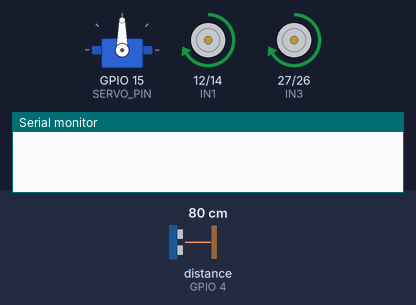
This sketch was run on a simulated ESP32. Shown: servo, motor-driver pin pairs drawn as motors (green arrow = first pin HIGH = forward, orange = second pin HIGH = backward, longer = more drive, scaled by the enable pin), the last lines printed to the serial monitor. Wiring (inferred from the names in the program): ultrasonic range finder: trigger GPIO 32; echo GPIO 4. The test bench sets the inputs (shaded band); at power-on: distance to the obstacle (sensor on GPIO 4) 80 cm. The echo pulse lasts 58.3 µs per cm; the audio player accepts every command and is not drawn.

Above: at 1.7 s.
1.8 s: distance to the obstacle (sensor on GPIO 4) set to 32 cm
3.3 s: distance to the obstacle (sensor on GPIO 4) set to 27 cm
At 4.9 s:
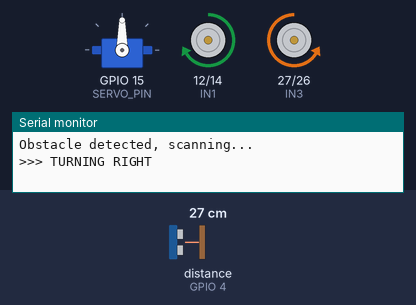
6.3 s: distance to the obstacle (sensor on GPIO 4) set to 2 cm
9.3 s: distance to the obstacle (sensor on GPIO 4) set to 35 cm
At 9.9 s:
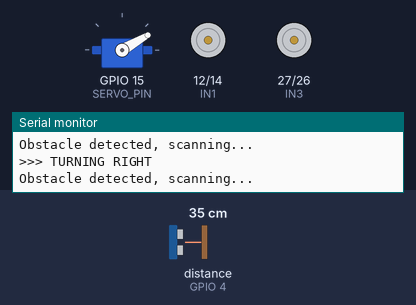
12.2 s: distance to the obstacle (sensor on GPIO 4) set to 4 cm
At 12.8 s:
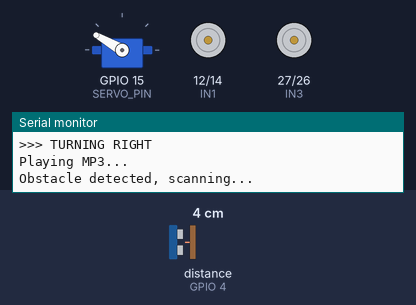
Timing chart, 0 to 16.2 s (numbered marks = the images above; inputs shaded):
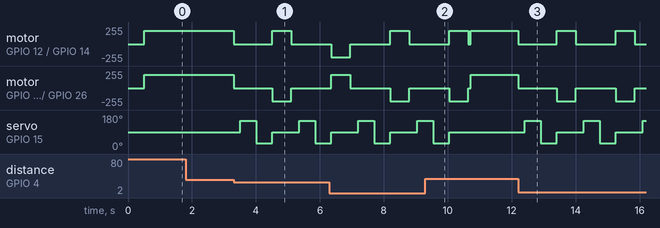

Measured:
- the behaviour switches between 31 and 30 cm on distance to the obstacle (sensor on GPIO 4) (found by bisection; images 0 and 1)
- after the input at 1.8 s, every drawn part: stays the same
- after the input at 3.3 s, motor on GPIO 12 (IN1) / GPIO 14 (IN2): forward 200/255 → stopped at once, → forward 200/255 1.2 s later, → stopped 0.60 s later; motor on GPIO 27 (IN3) / GPIO 26 (IN4): forward 200/255 → stopped at once, → backward 200/255 1.2 s later, → stopped 0.60 s later
- after the input at 9.3 s, servo on GPIO 15 (SERVO_PIN): goes on until 10.0 s, then stays 90°
- after the input at 12.2 s, motor on GPIO 12 (IN1) / GPIO 14 (IN2): alternates forward 200/255 for 0.60 s and stopped for 1.2 s, starting at once; motor on GPIO 27 (IN3) / GPIO 26 (IN4): alternates backward 200/255 for 0.60 s and stopped for 1.2 s, starting at once

The sketch:

Car4_SearchAndRescue_v1_Autonomous.ino
```cpp
#include <ESP32Servo.h>
#include "SoftwareSerial.h"
#include "DFRobotDFPlayerMini.h"

// --- Pins Definition ---
#define IN1 12
#define IN2 14
#define IN3 27
#define IN4 26
#define ENA 25
#define ENB 33

#define TRIG_PIN 32
#define ECHO_PIN 4
#define SERVO_PIN 15

// --- Objects & Variables ---
SoftwareSerial mySoftwareSerial(16, 17); // RX, TX
DFRobotDFPlayerMini myDFPlayer;
Servo scanServo;

int MOTOR_SPEED = 200;
unsigned long lastPlayTime = 0; // Added: Needed for the 10-second timer

// --- Motor Functions ---
void robotForward() {
  digitalWrite(IN1, HIGH);
  digitalWrite(IN2, LOW);
  digitalWrite(IN3, HIGH);
  digitalWrite(IN4, LOW);
  analogWrite(ENA, MOTOR_SPEED);
  analogWrite(ENB, MOTOR_SPEED);
}

void robotBackward() {
  digitalWrite(IN1, LOW);
  digitalWrite(IN2, HIGH);
  digitalWrite(IN3, LOW);
  digitalWrite(IN4, HIGH);
  analogWrite(ENA, MOTOR_SPEED);
  analogWrite(ENB, MOTOR_SPEED);
}

void robotLeft() {
  digitalWrite(IN1, LOW);
  digitalWrite(IN2, HIGH);
  digitalWrite(IN3, HIGH);
  digitalWrite(IN4, LOW);
  analogWrite(ENA, MOTOR_SPEED);
  analogWrite(ENB, MOTOR_SPEED);
}

void robotRight() {
  digitalWrite(IN1, HIGH);
  digitalWrite(IN2, LOW);
  digitalWrite(IN3, LOW);
  digitalWrite(IN4, HIGH);
  analogWrite(ENA, MOTOR_SPEED);
  analogWrite(ENB, MOTOR_SPEED);
}

void robotStop() {
  digitalWrite(IN1, LOW);
  digitalWrite(IN2, LOW);
  digitalWrite(IN3, LOW);
  digitalWrite(IN4, LOW);
  analogWrite(ENA, 0);
  analogWrite(ENB, 0);
}

// --- Sensor Functions ---
int getUltrasonicDistance() {
  digitalWrite(TRIG_PIN, LOW);
  delayMicroseconds(2);
  digitalWrite(TRIG_PIN, HIGH);
  delayMicroseconds(10);
  digitalWrite(TRIG_PIN, LOW);
  long duration = pulseIn(ECHO_PIN, HIGH, 30000);
  if (duration == 0) return 999;
  return duration * 0.034 / 2;
}

// Added: This function makes the servo look Left and Right
int scanBestDirection() {
  int leftDist, rightDist;

  scanServo.write(150); // Look Left
  delay(500);
  leftDist = getUltrasonicDistance();

  scanServo.write(30);  // Look Right
  delay(500);
  rightDist = getUltrasonicDistance();

  scanServo.write(90);  // Center

  if (leftDist > rightDist) return 150; // Return left angle
  else return 30; // Return right angle
}

// --- Setup ---
void setup() {
    Serial.begin(115200);

    pinMode(IN1, OUTPUT);
    pinMode(IN2, OUTPUT);
    pinMode(IN3, OUTPUT);
    pinMode(IN4, OUTPUT);
    pinMode(ENA, OUTPUT);
    pinMode(ENB, OUTPUT);

    pinMode(TRIG_PIN, OUTPUT);
    pinMode(ECHO_PIN, INPUT);

    scanServo.attach(SERVO_PIN);
    scanServo.write(90); // Start centered

    mySoftwareSerial.begin(9600);
    if (myDFPlayer.begin(mySoftwareSerial)) {
      myDFPlayer.volume(25);
    }

    robotStop();
}

// --- Main Loop ---
void loop() {
  int distance = getUltrasonicDistance();

  // 1. Sound Timer Logic (Plays every 10 seconds)
  unsigned long currentMillis = millis();
  if (currentMillis - lastPlayTime >= 10000) {
    myDFPlayer.play(1);
    lastPlayTime = currentMillis;
    Serial.println("Playing MP3...");
  }

  // 2. Movement & Obstacle Logic
  if (distance < 30 && distance > 0) {
    robotStop();
    delay(200);

    Serial.println("Obstacle detected, scanning...");
    int bestAngle = scanBestDirection();

    if (bestAngle > 90) { // If left was clearer
      Serial.println(">>> TURNING LEFT");
      robotLeft();
    } else {              // If right was clearer
      Serial.println(">>> TURNING RIGHT");
      robotRight();
    }
    delay(600);
    robotStop();
  }
  else {
    robotForward();
  }

  delay(40);
}
```
